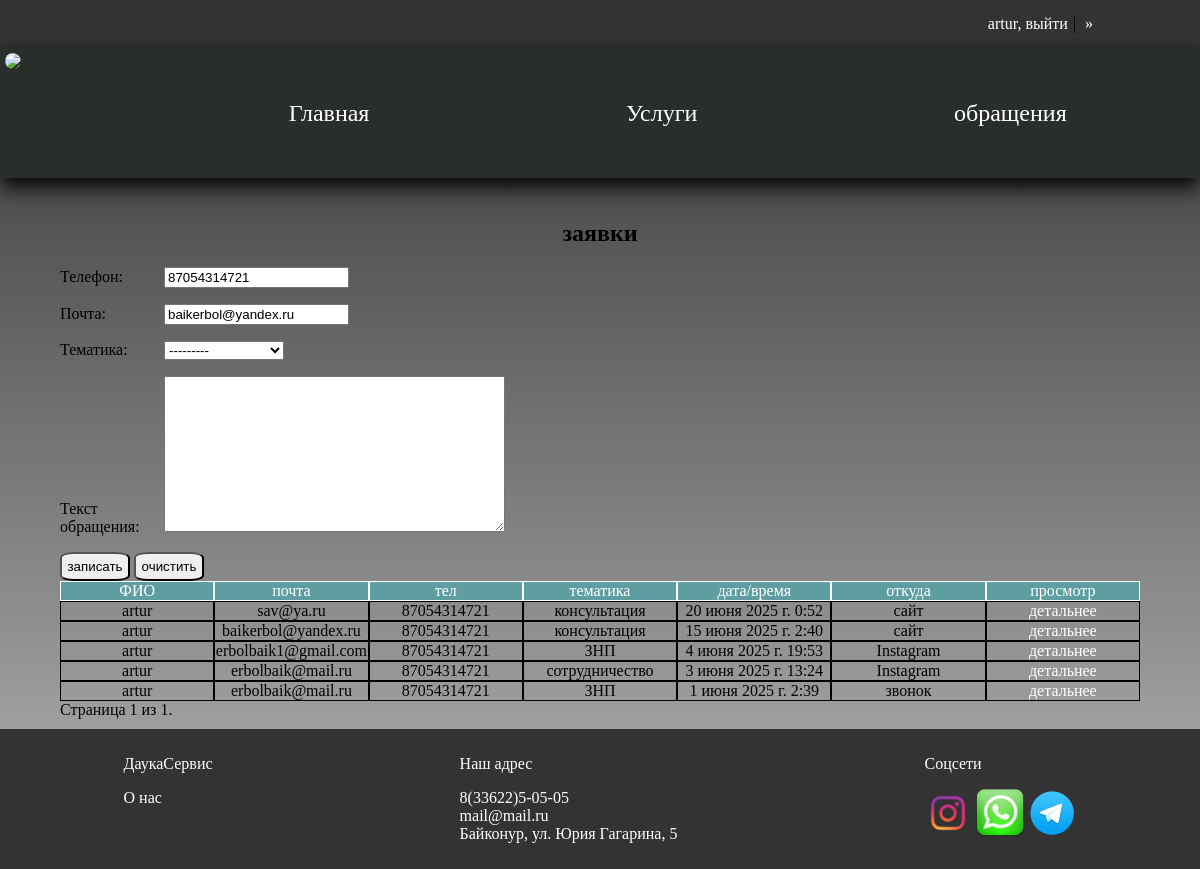
The page /voice_from_user/ (signed in) on the database its author committed.
### userManager/models.py (models this page shows, shortened)
class CustomUser(AbstractUser):
    inn = models.PositiveIntegerField('ИНН', blank=True, null=True, unique=True)
    email = models.EmailField(unique=True)

class Profile(models.Model):
    user = models.OneToOneField(CustomUser, verbose_name='пользователь', on_delete=models.CASCADE, related_name='user_profile')
    address = models.CharField('адрес', max_length=150,)
    phone = models.CharField('телефон', max_length=30)
    class Meta:
        verbose_name = 'профиль'
        verbose_name_plural = 'профили'

### voiceService/models.py (models this page shows, shortened)
class Voice(models.Model):
    client = models.ForeignKey(CustomUser, null=True, blank=True, on_delete=models.SET_NULL,
                               verbose_name='зарег. клиент')
    full_name = models.CharField(max_length=255, blank=True, verbose_name='ФИО')
    phone = models.CharField('телефон', max_length=30, blank=True)
    email = models.EmailField('почта', blank=True)
    created_at = models.DateTimeField(auto_now_add=True, verbose_name='время обращения')
    topic = models.ForeignKey(Topic, verbose_name='тематика', on_delete=models.SET_NULL, null=True)
    source = models.CharField(max_length=50, choices=[
        ('instagram', 'Instagram'),
        ('call', 'звонок'),
        ('vk', 'ВК'),
        ('tg', 'телеграм'),
        ('whatsapp', 'WhatsApp'),
        ('site', 'сайт'),
    ], verbose_name='откуда заявка')
    status = models.BooleanField('Статус', default=False)
    text = models.TextField('текст обращения',null=True)
    def get_absolute_url(self):
        return reverse('voice_detail', kwargs={'pk': self.pk})
    class Meta:
        verbose_name = 'заявка'
        verbose_name_plural = 'заявки'

class Topic(models.Model):
    title = models.CharField(max_length=255)
    class Meta:
        verbose_name = 'тема заявки'
        verbose_name_plural = 'темы заявки'
    def __str__(self):
        return f'{self.title}'

### voiceService/views.py (the view, shortened to what this page needs)
# urls.py: path('voice_from_user/', voice_from_user, name='voice_from_user'),
def voice_from_user(request):
    if request.user.is_authenticated:
        voices = Voice.objects.filter(client=request.user).order_by('-created_at')
        paginator = Paginator(voices, 10)
        page_number = request.GET.get("page")
        page_obj = paginator.get_page(page_number)
    else:
        voices = None
        page_obj = None
    form = VoiceUserForm(data = request.POST or None,user=request.user)
    context = {
        'form': form,
        'page_obj': page_obj,
    }
    return render(request, 'user_voice_register.html', context)

### userManager/forms.py
class UserForm(UserCreationForm):
    class Meta:
        model = CustomUser
        fields = ['username', 'first_name', 'last_name', 'email', 'password1', 'password2']

class LegalEntity(UserCreationForm):
    inn = forms.IntegerField(label='ИНН', min_value=1000000000, max_value=9999999999)
    class Meta:
        model = CustomUser
        fields = ['username', 'inn', 'email', 'password1', 'password2']

### userManager/views.py (called while the page is built)
def auth_form_processor(request):
    creating_form = UserForm()
    auth_form = AuthenticationForm()
    creating_form_legal = LegalEntity()
    return {
        'creating_form': creating_form,
        'auth_form': auth_form,
        'creating_form_legal': creating_form_legal,
        'roles':list(request.user.groups.all().values_list('name', flat=True)) if request.user.is_authenticated else []
    }

### templates/user_voice_register.html (shortened to what this page needs)
{% extends 'base.html' %}
{% block content %}
<h2>заявки</h2>
<form action="" method="post">
    {{form.as_p}}
    <button type="submit" class="tile__btn" >записать</button>
    <button type="reset" class="tile__btn" >очистить</button>
</form>
{% if request.user.is_authenticated %}
<div class="row d-flex" style="color:#ffffff;background-color: cadetblue">
    <div class="col">ФИО</div>
    <div class="col">почта</div>
    <div class="col">тел</div>
    <div class="col">тематика</div>
    <div class="col">дата/время</div>
    <div class="col">откуда</div>
    <div class="col">просмотр</div>
</div>
{% for object in page_obj %}
<div class="row d-flex {{class_expired}}">
    <div class="col">{{ object.client|default:object.full_name }}</div>
    <div class="col">{{object.email}}</div>
    <div class="col">{{object.phone}}</div>
    <div class="col">{{object.topic}}</div>
    <div class="col">{{object.created_at}}</div>
    <div class="col">{{object.get_source_display}}</div>
    <div class="col">
        <a href="{{object.get_absolute_url}}"  class="tile__btn">детальнее</a>
    </div>
</div>
{% endfor %}
<div class="pagination">
    <span class="step-links">
        <span class="current">
            Страница {{ page_obj.number }} из {{ page_obj.paginator.num_pages }}.
        </span>
    </span>
</div>
{% endif %}
{% endblock %}

### templates/base.html (shortened to what this page needs)
{% load static %}
<!DOCTYPE html>
<html lang="ru">
<head>
    <link rel="stylesheet" href="{% static 'style.css' %}">
</head>
<body>
<div class="container">
    <div class="head">
        <div class="log_auth">
            <div>
                {% if user.is_authenticated %}
                <a style="padding: 5px;" href="{% url 'user_logout' %}">{{request.user}}, выйти</a>|
                <label class="button" for="menu_checkbox" style="color:white; text-align:start; padding: 5px;">»</label>
                {% else %}
                <button onclick="ShowElement('auth_form')">войти</button>
                |
                <button onclick="ShowElement('reg_form')">регистрация физ лиц</button>
                |
                <button onclick="ShowElement('reg_form_legal')">регистрация Юр лиц</button>
                {% endif %}
            </div>
        </div>
        <header class="header">
            <div class="header__logo">
                <img class="logo" src="https://svgsilh.com/svg/1296837.svg">
            </div>
            <div class="header__links">
                <ul>
                    <li><a href="{% url 'main' %}">Главная</a></li>
                    <li><a href="{% url 'service' %}">Услуги</a></li>
                    {% if not user.is_authenticated or not roles and not request.user.is_superuser %}
                    <li><a href="{% url 'voice_from_user' %}">обращения</a></li>
                    {% endif %}
                </ul>
            </div>
        </header>
    </div>
    <div class="content">
        {% block content %}{% endblock %}
    </div>
    <footer class="footer">
        <div class="footer__card">
            <p>ДаукаСервис</p>
            <a href="#">О нас</a>
        </div>
        <div class="footer__card">
            <p>Наш адрес</p>
            <a class="contact" href="tel:83362250505">8(33622)5-05-05</a>
            <a class="contact" href="mail:mail@mail.ru">mail@mail.ru</a>
            <a class="contact" target="_blank" href="https://yandex.ru/maps/?text=Байконур, ул. Юрия Гагарина, 5">Байконур,
                ул. Юрия
                Гагарина, 5</a>
        </div>
        <div class="footer__card">
            <p>Соцсети</p>
            <a href="https://www.instagram.com/detailing_service11?igsh=YzNxMGt6dTQ2MWEy"><img src="{% static 'images/ico/insta.png' %}" width="48"></a>
            <a href="https://wa.me/+77054183387"><img src="{% static 'images/ico/wa_ico.png' %}" width="48"></a>
            <a href="#"><img src="{% static 'images/ico/tg_ico.png' %}" width="48"></a>
        </div>
    </footer>
</div>
</body>
</html>

### static/style.css (style rules this page uses)
body { margin: 0; font-family: "Finder"; height: 100%; background: rgba(0, 0, 0, 0.15); position:relative; background: linear-gradient(to bottom, rgba(0, 0, 0, 0.8), rgba(67, 67, 67, 0.4)); }
.head { position: fixed; right: 0; left: 0; z-index: 1000; }
.container { display: flex; flex-direction: column; min-height: 100vh; }
a { text-decoration: none; color: white; }
.content { flex: 1; max-width: 1440px; max-height: 900px; overflow-y: auto; width:90%; margin: auto; margin-top: 200px; margin-bottom: 150px; }
.header { position: sticky; height: 120px; background: #292e2b; display: flex; padding: 5px; box-shadow: 0px 9px 20px 0px black; }
.header__links { width:100%; align-content: center; }
.header__links ul { display: flex; justify-content: space-around; }
.header__links li { display:inline-block; padding: 10px; }
.header__links a { font-size:24px; }
.header__logo, .logo { width: 128px; border-radius: 50%; }
.footer { width:100%; height:120px; background-color: #333; color: white; text-align: center; padding: 10px 0; display:flex; justify-content:space-around; bottom: 0; position:fixed; }
.footer__card { justify-items: start; }
.contact { display:block; }
.log_auth { text-align: end; padding: 10px; background-color: #333; }
button, .button { padding:5px; border-radius: 20%; min-width: 70px; cursor: pointer; }
form label,label { display:inline-block; width:100px; }
h1,h2,h3 { text-align: center; }
.d-flex { display:flex; }

### templates/user_voice_register.html (style rules this page uses)
.col { width: calc(100%/6); }
.row .col { border: solid 1px; text-align:center; }

### rows shown on the page
CustomUser: user "artur", email "baikerbol@yandex.ru"
Profile: phone "87054314721"
Voice: client "artur", email "sav@ya.ru", phone "87054314721", topic "консультация", created_at "20 июня 2025 г. 0:52", source "сайт"
Voice: client "artur", email "baikerbol@yandex.ru", phone "87054314721", topic "консультация", created_at "15 июня 2025 г. 2:40", source "сайт"
Voice: client "artur", email "erbolbaik1@gmail.com", phone "87054314721", topic "ЗНП", created_at "4 июня 2025 г. 19:53", source "Instagram"
Voice: client "artur", email "erbolbaik@mail.ru", phone "87054314721", topic "сотрудничество", created_at "3 июня 2025 г. 13:24", source "Instagram"
Voice: client "artur", email "erbolbaik@mail.ru", phone "87054314721", topic "ЗНП", created_at "1 июня 2025 г. 2:39", source "звонок"

### other values the page prints
{{ page_obj.number }} "1"
{{ page_obj.paginator.num_pages }} "1"
